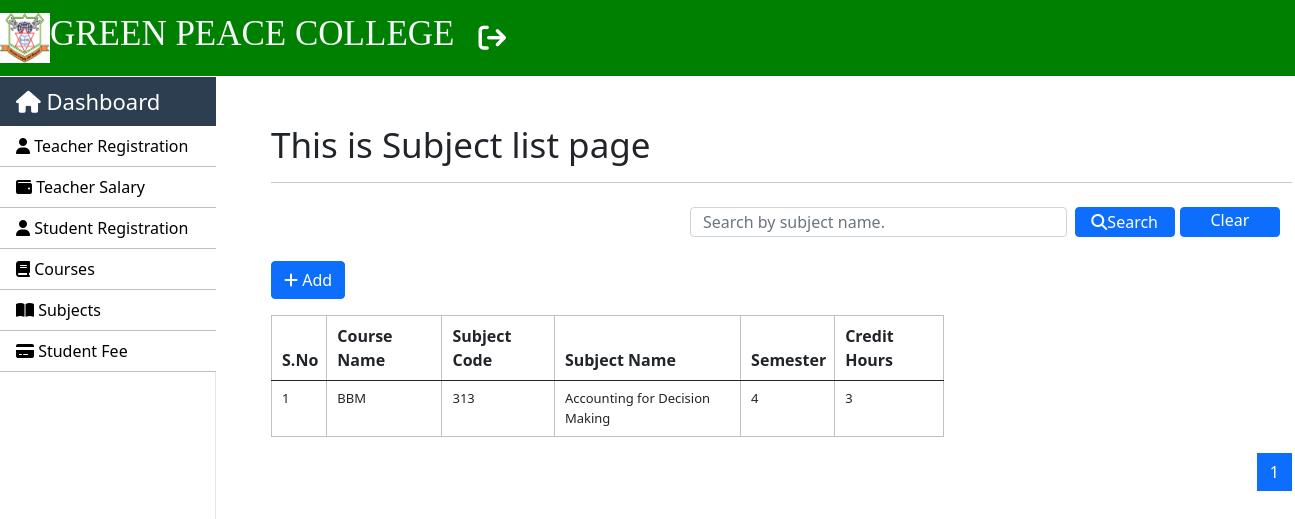
Screenshot of /subjects/index (signed in) with the database file from the repository.
### SMS/models.py (models this page shows, shortened)
class Subject(models.Model):
    subject_code = models.IntegerField()
    subject_name = models.CharField(max_length=250)
    semester = models.IntegerField()
    credit_hours = models.IntegerField()
    course_code = models.ForeignKey(Course, on_delete=models.CASCADE)
    class Meta:
        db_table = "subject"

class Course(models.Model):
    course_code = models.IntegerField()
    course_name = models.CharField(max_length=250)
    semester_or_year = models.CharField(max_length=250)
    no_of_year = models.CharField(max_length=250)
    def __str__(self):
        return self.course_name
    class Meta:
        db_table = "course"

### SMS/views.py (the view)
# urls.py: path("subjects/index",views.subjects_index, name = 'index-subject')
@login_required(login_url='login')
def subjects_index(request):
    subject_list = Subject.objects.all().order_by('id')
    paginator = Paginator(subject_list, 3) # Show 3 datas per page.
    page_number = request.GET.get('page')
    page_obj = paginator.get_page(page_number)
    context = {"data": page_obj}
    if request.method == "POST":
        search = request.POST.get('search')
        subjects = Subject.objects.filter(subject_name__icontains=search)
        context = {"data": subjects}
        return render(request, 'subjects/subject_index.html', context)
    return render(request, 'subjects/subject_index.html', context)

### templates/subjects/subject_index.html (shortened to what this page needs)
{% extends 'layouts/master.html' %}
{% block custom_css %}
<link rel="stylesheet" href="https://cdnjs.cloudflare.com/ajax/libs/font-awesome/6.3.0/css/all.min.css"/>
{% endblock %}
{% block content %}
<div class="container mt-5">
    <h1>This is Subject list page</h1>
    <hr>
    <nav class="navbar bg-body-tertiary">
        <div class="container-fluid">
              <form class="d-flex" role="search" action="{% url 'index-subject' %}" method="POST">
                <input style="height: 30px;" class="form-control me-2" type="text" name="search" placeholder="Search by subject name." aria-label="Search">
                <button class="btn btn-primary mb-3 mr-3" type="submit" style="height:30px; width: 160px; padding: 0px;"><i class="fa-solid fa-search"></i>Search</button>
                <a href="{% url 'index-subject' %}" class="btn btn-primary mb-3 ml-2"  style="height:30px; width: 160px; padding: 0px; margin-left: 5px;">Clear</a>
              </form>
        </div>
    </nav>
    <a href="{% url 'add-subject' %}" class="btn btn-primary mb-3"><i class="fa-solid fa-plus"></i> Add</a>
    <div class="row">
        <div class="col-8">
            <table class="table table-striped-columns table-hover">
                <thead>
                    <tr>
                        <th>S.No</th>
                        <th>Course Name</th>
                        <th>Subject Code</th>
                        <th>Subject Name</th>
                        <th>Semester</th>
                        <th>Credit Hours</th>
                    </tr>
                </thead>
                <tbody>
                    {% for val in data %}
                    <tr>
                        <td>{{ forloop.counter }}</td>
                        <td>{{ val.course_code }}</td>
                        <td>{{ val.subject_code }}</td>
                        <td>{{ val.subject_name }}</td>
                        <td>{{ val.semester }}</td>
                        <td>{{ val.credit_hours }}</td>
                    </tr>
                    {% endfor %}
                </tbody>
            </table>
        </div>
    </div>
    <nav aria-label="Page navigation example">
        <ul class="pagination justify-content-end">
            {% for num_page in data.paginator.page_range %}
            {% if data.number == num_page %}
             <li class="page-item active"><a class="page-link" href="{%  url 'index-subject' %}?page={{ num_page }}">{{ num_page }}</a></li>
             {% else %}
             <li class="page-item"><a class="page-link" href="{%  url 'index-subject' %}?page={{ num_page }}">{{ num_page }}</a></li>
             {% endif %}
            {% endfor %}
        </ul>
      </nav>
</div>
{% endblock %}

### static/css/style.css (style rules this page uses)
h1 { font-size: 35px; }
.table-elements tr, td, th { font-size: 13px; border: 1px solid rgb(194, 193, 193); padding-left: 10px !important; }
.table-font-for-transcript td, th { font-size: 16px !important; }

### rows the page displays
Subject: course_code "BBM", subject_code "313", subject_name "Accounting for Decision Making", semester "4", credit_hours "3"

### other values shown
{{ num_page }} "1"
